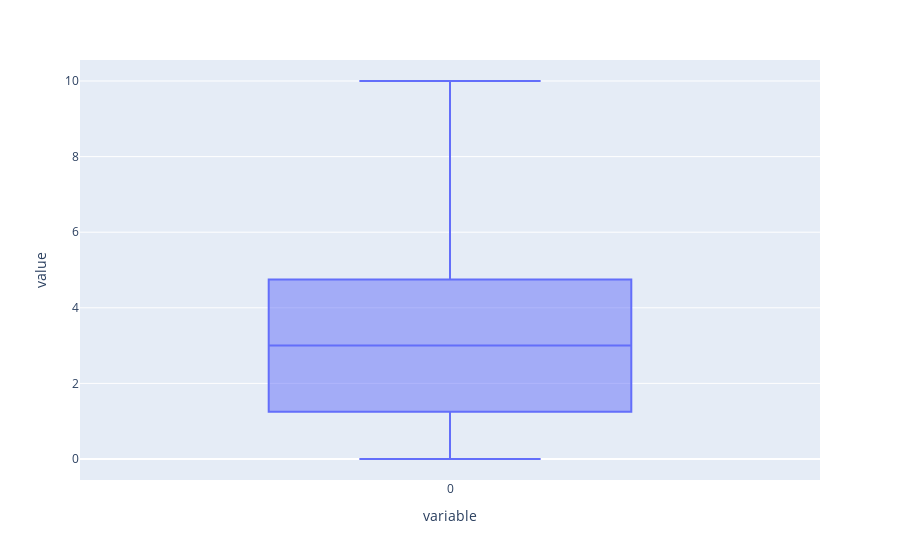

Write notebook code for a chart like this one.
### Code cell
px.box(data)

### Figure 1 — Plotly figure (JSON) as saved in the notebook; plotly's stock layout.template omitted (floating-point values rounded to 4 significant figures)
{"data": [{"alignmentgroup": "True", "hovertemplate": "variable=%{x}<br>value=%{y}<extra></extra>", "legendgroup": "", "marker": {"color": "#636efa"}, "name": "", "notched": false, "offsetgroup": "", "orientation": "v", "showlegend": false, "type": "box", "x": ["0", "0", "0", "0", "0", "0", "0"], "x0": " ", "xaxis": "x", "y": [0, 1, 2, 3, 4, 5, 10], "y0": " ", "yaxis": "y"}], "layout": {"boxmode": "group", "legend": {"tracegroupgap": 0}, "margin": {"t": 60}, "xaxis": {"anchor": "y", "domain": [0, 1], "title": {"text": "variable"}}, "yaxis": {"anchor": "x", "domain": [0, 1], "title": {"text": "value"}}}}
